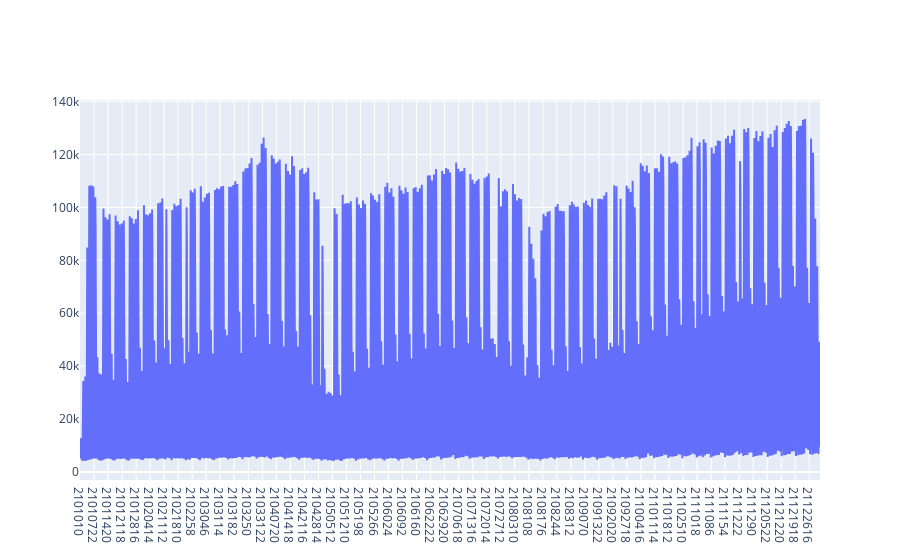

The notebook cell this image was saved under:
### Code cell
import plotly.graph_objects as go
fig = go.Figure(data=[
    go.Scatter(x=x_label, y=estimate_from_mobile_data_flatten),
    #go.Scatter(x=xs, y=randoms, name="random"),
])
fig.show()

### Figure 1 — Plotly figure (JSON) as saved in the notebook; plotly's stock layout.template omitted (floating-point values rounded to 4 significant figures; data arrays with more than 128 entries replaced by an {"elided": "..."} marker saying what was removed)
{"data": [{"type": "scatter", "x": {"elided": "8760 str values"}, "y": {"elided": "8760 int values"}}], "layout": {}}
